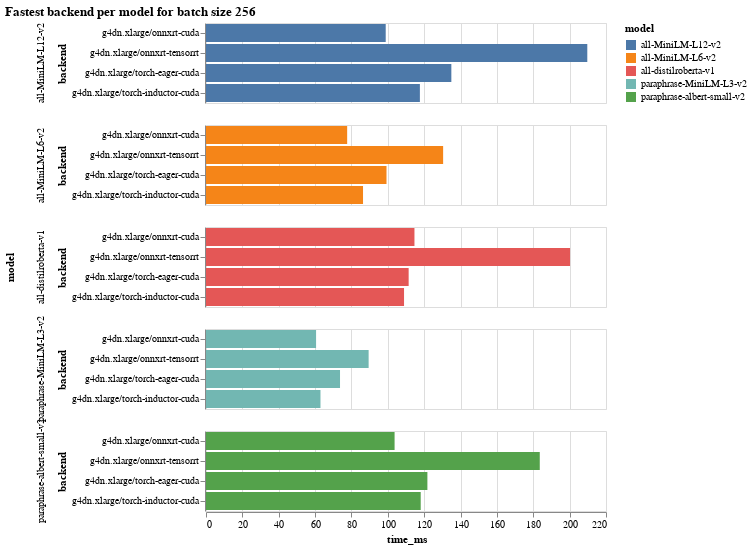

Here is the notebook cell this chart was saved with:
### Code cell
df_256 = df[df['batch_size'] == 256]
df_256_cpu = df_256[df_256['backend'].str.contains('cpu') == False]
alt.Chart(df_256_cpu).mark_bar().encode(
    y='backend',
    x='time_ms',
    color='model',
    row='model',
).properties(title='Fastest backend per model for batch size 256')

### Figure 1 — Vega-Lite specification as saved in the notebook (floating-point values rounded to 4 significant figures)
{"$schema": "https://vega.github.io/schema/vega-lite/v4.17.0.json", "config": {"view": {"continuousHeight": 300, "continuousWidth": 400}}, "data": {"name": "data-9766763ced4986cc17ad1118f8dfa6b3"}, "datasets": {"data-9766763ced4986cc17ad1118f8dfa6b3": [{"backend": "g4dn.xlarge/onnxrt-cuda", "batch_size": 256, "dollar_cost_per_million_requests": 14.44, "model": "all-MiniLM-L12-v2", "time_ms": 98.84}, {"backend": "g4dn.xlarge/onnxrt-tensorrt", "batch_size": 256, "dollar_cost_per_million_requests": 30.64, "model": "all-MiniLM-L12-v2", "time_ms": 209.7}, {"backend": "g4dn.xlarge/torch-eager-cuda", "batch_size": 256, "dollar_cost_per_million_requests": 19.72, "model": "all-MiniLM-L12-v2", "time_ms": 134.9}, {"backend": "g4dn.xlarge/torch-inductor-cuda", "batch_size": 256, "dollar_cost_per_million_requests": 17.19, "model": "all-MiniLM-L12-v2", "time_ms": 117.6}, {"backend": "g4dn.xlarge/onnxrt-cuda", "batch_size": 256, "dollar_cost_per_million_requests": 11.34, "model": "all-MiniLM-L6-v2", "time_ms": 77.64}, {"backend": "g4dn.xlarge/onnxrt-tensorrt", "batch_size": 256, "dollar_cost_per_million_requests": 19.06, "model": "all-MiniLM-L6-v2", "time_ms": 130.4}, {"backend": "g4dn.xlarge/torch-eager-cuda", "batch_size": 256, "dollar_cost_per_million_requests": 14.5, "model": "all-MiniLM-L6-v2", "time_ms": 99.27}, {"backend": "g4dn.xlarge/torch-inductor-cuda", "batch_size": 256, "dollar_cost_per_million_requests": 12.62, "model": "all-MiniLM-L6-v2", "time_ms": 86.36}, {"backend": "g4dn.xlarge/onnxrt-cuda", "batch_size": 256, "dollar_cost_per_million_requests": 16.75, "model": "all-distilroberta-v1", "time_ms": 114.7}, {"backend": "g4dn.xlarge/onnxrt-tensorrt", "batch_size": 256, "dollar_cost_per_million_requests": 29.26, "model": "all-distilroberta-v1", "time_ms": 200.2}, {"backend": "g4dn.xlarge/torch-eager-cuda", "batch_size": 256, "dollar_cost_per_million_requests": 16.29, "model": "all-distilroberta-v1", "time_ms": 111.5}, {"backend": "g4dn.xlarge/torch-inductor-cuda", "batch_size": 256, "dollar_cost_per_million_requests": 15.91, "model": "all-distilroberta-v1", "time_ms": 108.9}, {"backend": "g4dn.xlarge/onnxrt-cuda", "batch_size": 256, "dollar_cost_per_million_requests": 15.15, "model": "paraphrase-albert-small-v2", "time_ms": 103.7}, {"backend": "g4dn.xlarge/onnxrt-tensorrt", "batch_size": 256, "dollar_cost_per_million_requests": 26.82, "model": "paraphrase-albert-small-v2", "time_ms": 183.6}, {"backend": "g4dn.xlarge/torch-eager-cuda", "batch_size": 256, "dollar_cost_per_million_requests": 17.79, "model": "paraphrase-albert-small-v2", "time_ms": 121.8}, {"backend": "g4dn.xlarge/torch-inductor-cuda", "batch_size": 256, "dollar_cost_per_million_requests": 17.25, "model": "paraphrase-albert-small-v2", "time_ms": 118.1}, {"backend": "g4dn.xlarge/onnxrt-cuda", "batch_size": 256, "dollar_cost_per_million_requests": 8.846, "model": "paraphrase-MiniLM-L3-v2", "time_ms": 60.54}, {"backend": "g4dn.xlarge/onnxrt-tensorrt", "batch_size": 256, "dollar_cost_per_million_requests": 13.07, "model": "paraphrase-MiniLM-L3-v2", "time_ms": 89.45}, {"backend": "g4dn.xlarge/torch-eager-cuda", "batch_size": 256, "dollar_cost_per_million_requests": 10.77, "model": "paraphrase-MiniLM-L3-v2", "time_ms": 73.71}, {"backend": "g4dn.xlarge/torch-inductor-cuda", "batch_size": 256, "dollar_cost_per_million_requests": 9.199, "model": "paraphrase-MiniLM-L3-v2", "time_ms": 62.96}]}, "encoding": {"color": {"field": "model", "type": "nominal"}, "row": {"field": "model", "type": "nominal"}, "x": {"field": "time_ms", "type": "quantitative"}, "y": {"field": "backend", "type": "nominal"}}, "mark": "bar", "title": "Fastest backend per model for batch size 256"}
